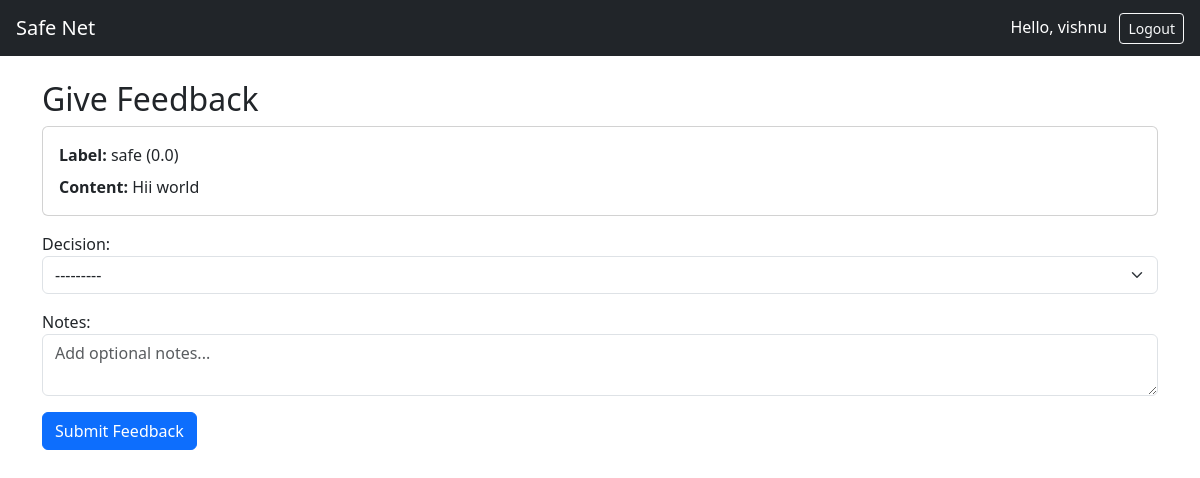
Page /moderation/feedback/1/ (signed in) on the committed database.
### users/models.py (models this page shows, shortened)
class User(AbstractUser):
    ROLE_CHOICES = (
        ('admin', 'Admin'),
        ('moderator', 'Moderator'),
        ('user', 'User'),
    )
    role = models.CharField(max_length=20, choices=ROLE_CHOICES, default='user')
    is_banned = models.BooleanField(default=False)

### moderation/models.py (models this page shows, shortened)
class ModerationResult(models.Model):
    LABEL_CHOICES = (
        ("toxic", "Toxic"),
        ("spam", "Spam"),
        ("fraud", "Fraud"),
        ("drug", "Drug-related"),
        ("harassment", "Harassment"),
        ("safe", "Safe"),
    )
    content = models.ForeignKey(Content, on_delete=models.CASCADE, related_name="moderation_results")
    label = models.CharField(choices=LABEL_CHOICES, max_length=20)
    confidence_score = models.FloatField(default=0.0)
    action = models.CharField(max_length=20, choices=(("allow", "Allow"), ("review", "Review"), ("ban", "Ban")), default="review")

class Content(models.Model):
    STATUS_CHOICES = (
        ('safe', 'Safe'),
        ('flagged', 'Flagged'),
        ('banned', 'Banned'),
    )
    user = models.ForeignKey(User, on_delete=models.CASCADE, related_name="contents")
    text = models.CharField(max_length=1000)
    created_at = models.DateTimeField(auto_now_add=True)  # use auto_now_add, not auto_now
    status = models.CharField(max_length=20, choices=STATUS_CHOICES, default='safe')

### moderation/views.py (the view)
# urls.py: path('feedback/<int:result_id>/', give_feedback_view, name='give_feedback'),
@login_required
def give_feedback_view(request, result_id):
    result = get_object_or_404(ModerationResult, id=result_id)
    if request.method == "POST":
        form = FeedbackForm(request.POST)
        if form.is_valid():
            feedback = form.save(commit=False)
            feedback.moderator = request.user
            feedback.moderation_result = result
            feedback.save()
            try:
                AuditLog.objects.create(
                    user=request.user,
                    action='feedback_given',
                    content=result.content,
                    moderation_result=result,
                    notes=feedback.notes or ''
                )
            except Exception:
                pass
            messages.success(request, "Feedback submitted 👍")
            return redirect("flagged_comments")
    else:
        form = FeedbackForm()
    return render(request, "moderation/feedback.html", {"form": form, "result": result})

### moderation/forms.py
class FeedbackForm(forms.ModelForm):
    class Meta:
        model = Feedback
        fields = ["decision", "notes"]
        widgets = {
            "decision": forms.Select(attrs={"class": "form-select"}),
            "notes": forms.Textarea(
                attrs={
                    "rows": 2,
                    "placeholder": "Add optional notes...",
                    "class": "form-control",
                }
            ),
        }

### moderation/templates/moderation/feedback.html (shortened to what this page needs)
{% extends "base.html" %}
{% block content %}
<h2>Give Feedback</h2>
<div class="card mb-3">
  <div class="card-body">
    <div><strong>Label:</strong> {{ result.label }} ({{ result.confidence_score }})</div>
    <div class="mt-2"><strong>Content:</strong> {{ result.content.text }}</div>
  </div>
  </div>
<form method="post">
  {{ form.as_p }}
  <button type="submit" class="btn btn-primary">Submit Feedback</button>
</form>
{% endblock %}

### templates/base.html (shortened to what this page needs)
<!DOCTYPE html>
<html lang="en">
<head>
  <link href="https://cdn.jsdelivr.net/npm/bootstrap@5.3.0/dist/css/bootstrap.min.css" rel="stylesheet">
</head>
<body>
  <nav class="navbar navbar-dark bg-dark px-3">
    <a class="navbar-brand" href="{% url 'home' %}">Safe Net</a>
    <div>
      {% if user.is_authenticated %}
        <span class="text-white">Hello, {{ user.username }}</span>
        <a href="{% url 'logout' %}" class="btn btn-sm btn-outline-light ms-2">Logout</a>
      {% else %}
        <a href="{% url 'login' %}" class="btn btn-sm btn-outline-light">Login</a>
        <a href="{% url 'register' %}" class="btn btn-sm btn-primary ms-2">Register</a>
      {% endif %}
    </div>
  </nav>
  <div class="container mt-4">
    {% block content %}{% endblock %}
  </div>
</body>
</html>

### rows in the picture
User: username "vishnu"
ModerationResult: label "safe", confidence_score "0.0", content.text "Hii world"
